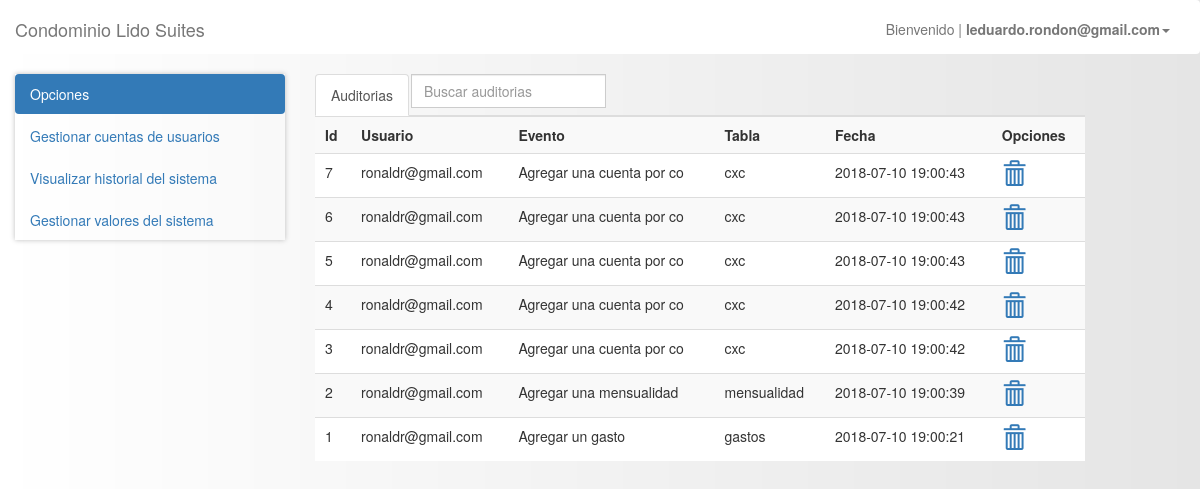
Screenshot of /pages/?auditoria (signed in) with the database file from the repository.
### tables this page shows
CREATE TABLE `auditorias` (
  `id_auditoria` int(10) UNSIGNED NOT NULL,
  `id_usuario` int(10) UNSIGNED NOT NULL,
  `evento` varchar(25) NOT NULL,
  `tabla` varchar(25) NOT NULL,
  `created` timestamp NOT NULL DEFAULT CURRENT_TIMESTAMP
);

CREATE TABLE `usuarios` (
  `id_usuario` int(10) UNSIGNED NOT NULL,
  `id_nivel` int(10) UNSIGNED NOT NULL,
  `nombres` varchar(100) NOT NULL,
  `apellidos` varchar(100) NOT NULL,
  `correo` varchar(100) NOT NULL,
  `contrasena` varchar(100) NOT NULL,
  `telefono` varchar(100) NOT NULL,
  `created` timestamp NOT NULL DEFAULT CURRENT_TIMESTAMP
);

### models/db.php (called while the page is built)
<?php
class db
{
    public static function conexion(){
        $conexion = new mysqli('localhost', 'root', '19651249', 'lidosuites', '3306');
        $conexion->query("SET NAMES 'utf8'");
        return $conexion;
    }
}

### models/auditoria.php (called while the page is built, shortened)
<?php
require_once 'db.php';
class Auditoria{
	private $db;
	private $auditoria;
	public function __construct(){
		$this->db=db::conexion();
		$this->auditoria=array();
	}
    public function getAuditoria(){
        $sql = $this->db->query("SELECT usuarios.id_usuario, usuarios.correo,
                                        usuarios.nombres, usuarios.apellidos,
                                        usuarios.contrasena, usuarios.id_nivel,
                                        usuarios.telefono, usuarios.created,
                                        auditorias.id_auditoria, auditorias.id_usuario,
                                        auditorias.evento, auditorias.tabla, auditorias.created
                                            FROM usuarios
                                                INNER JOIN auditorias on usuarios.id_usuario = auditorias.id_usuario
                                                ORDER BY auditorias.id_auditoria DESC");
        while($filas = $sql->fetch_assoc()){
            $this->auditoria[] = $filas;
        }
        return $this->auditoria;
    }
}

### views/config/auditoria/detalle.phtml (the view)
<ul class="nav nav-tabs nav-justified">
  <ul class="nav nav-tabs" role="tablist">
    <li role="presentation" class="active"><a href="!#detalle" aria-controls="detalle" role="tab" data-toggle="tab">Auditorias</a></li>
   	<li role="presentation">
		<div class="input-group">
			<input class="form-control" type="text" id="searchAuditoria" placeholder="Buscar auditorias">
		</div>
	</li>
  </ul>
  <div class="tab-content">
    <div role="tabpanel" class="tab-pane active" id="detalle">
		<table class="table table-striped" id="tablaAuditoria">
    		<tr>
    			<th>Id</th>
    			<th>Usuario</th>
    			<th>Evento</th>
    			<th>Tabla</th>
    			<th>Fecha</th>
    			<th>Opciones</th>
    		</tr>
    		<?php for($i=0; $i<count($auditorias); $i++){ $rs = $auditorias[$i]; ?>
    		<tr>
    			<td><?php echo $rs['id_auditoria']; ?></td>
    			<td><?php echo $rs['correo']; ?></td>
    			<td><?php echo $rs['evento']; ?></td>
    			<td><?php echo $rs['tabla']; ?></td>
    			<td><?php echo $rs['created']; ?></td>
    			<td>
    				<a href="#" onclick="delAuditoria(this);" ><i class="glyphicon glyphicon-trash"></i></a>
    			</td>
    		</tr> <?php } ?>
    	</table>
    </div>
  </div>

### pages/layout/head.inc (shortened to what this page needs)
<!doctype html>
<html lang="es">
<head>
    <link rel="stylesheet" href="../public/css/bootstrap.min.css">
    <link rel="stylesheet" href="../public/css/style.css">
    <link rel="stylesheet" type="text/css" href="../public/css/datatables.min.css"/>
</head>
<body>

### pages/layout/navbar.inc (shortened to what this page needs)
<nav class="navbar navbar-default">
	<div class="container-fluid">
		<div class="navbar-header">
			<a class="navbar-brand" href="./">Condominio Lido Suites</a>
		</div>
		<div class="collapse navbar-collapse" id="bs-example-navbar-collapse-1">
			<ul class="nav navbar-nav navbar-right" id="navegacion">
				 <?php if(isset($_SESSION['login'])){ ?>
				<li class="dropdown"><a href="" class="dropdown-toggle" data-toggle="dropdown" role="button" aria-haspopup="true" aria-expanded="false">
					Bienvenido | <b><?php echo $_SESSION['login']; ?></b><span class="caret"></span></a>
					<ul class="dropdown-menu">
           			 <?php }else{ ?>
           			 <?php } ?>
          </ul></li>
			</ul>
		</div>
	</div>
</nav>

### pages/index.php (shortened to what this page needs)
<?php require_once '../models/auditoria.php'; ?>
<?php require_once 'layout/head.inc'; ?>
<?php require_once 'layout/navbar.inc'; ?>
<div>
	<div class="col-xs-3 col-sm-3 col-md-3 col-lg-3">
		<ul class="nav nav-pills nav-stacked nav-pills-stacked-example panel-config">
			<li role="presentation" class="active">
				<a href="#">Opciones</a>
			</li>
			<?php if($_SESSION['nivel'] == 1){ ?>
			<li role="presentation">
				<a href="./?usuarios">Gestionar cuentas de usuarios</a>
			</li>
			<?php } ?>
			<?php if($_SESSION['nivel'] == 1){ ?>
			<li role="presentation">
				<a href="./?auditoria">Visualizar historial del sistema</a>
			</li>
			<?php } ?>
			<?php if($_SESSION['nivel'] == 1){ ?>
			<li class="presentation">
				<a data-toggle="collapse" href="#collapse1">Gestionar valores del sistema</a>
			</li>
			<?php } ?>
		</ul>
	</div>
	<div class="col-xs-8 col-sm-8 col-md-8 col-lg-8">
		<?php
			if(isset($_GET['alicuotas'])){
				$instanciaAlicuota = new Alicuota();
				$alicuotas = $instanciaAlicuota->getAlicuota();
				require_once '../views/config/alicuotas/detalle.phtml';
			}else if(isset($_GET['auditoria'])){
				$auditoria = new Auditoria();
				$auditorias = $auditoria->getAuditoria();
				require_once '../views/config/auditoria/detalle.phtml';
			}else if(isset($_GET['apartamentos'])){
				$apartamento = new Apartamento();
				$apartamentos = $apartamento->getApartamentos();
				require_once '../views/config/apartamentos/detalle.phtml';
			}
		?>
	</div>
</div>
<?php require_once 'layout/footer.inc';?>

### pages/layout/footer.inc (shortened to what this page needs)
</body>
</html>

### public/css/style.css (style rules this page uses)
body { background: linear-gradient(to right, rgba(255, 255, 255, 0), rgba(0, 0, 0, 0.1)); }
.glyphicon { font-size: 1.7em; }
.navbar-default { background-color: #FFF; border: 0; padding: 4px 0px 0px 0px; // box-shadow: 0px 0px 35px #BDBDBD; }
.panel-config { margin-bottom: 0px; box-shadow: 0px 0px 5px #BDBDBD; }

### rows the page displays
auditorias: id_auditoria "7", id_usuario.correo "ronaldr@gmail.com", evento "Agregar una cuenta por co", tabla "cxc", created "2018-07-10 19:00:43"
auditorias: id_auditoria "6", id_usuario.correo "ronaldr@gmail.com", evento "Agregar una cuenta por co", tabla "cxc", created "2018-07-10 19:00:43"
auditorias: id_auditoria "5", id_usuario.correo "ronaldr@gmail.com", evento "Agregar una cuenta por co", tabla "cxc", created "2018-07-10 19:00:43"
auditorias: id_auditoria "4", id_usuario.correo "ronaldr@gmail.com", evento "Agregar una cuenta por co", tabla "cxc", created "2018-07-10 19:00:42"
auditorias: id_auditoria "3", id_usuario.correo "ronaldr@gmail.com", evento "Agregar una cuenta por co", tabla "cxc", created "2018-07-10 19:00:42"
auditorias: id_auditoria "2", id_usuario.correo "ronaldr@gmail.com", evento "Agregar una mensualidad", tabla "mensualidad", created "2018-07-10 19:00:39"
auditorias: id_auditoria "1", id_usuario.correo "ronaldr@gmail.com", evento "Agregar un gasto", tabla "gastos", created "2018-07-10 19:00:21"

### other values shown
$_SESSION['login'] "leduardo.rondon@gmail.com"
